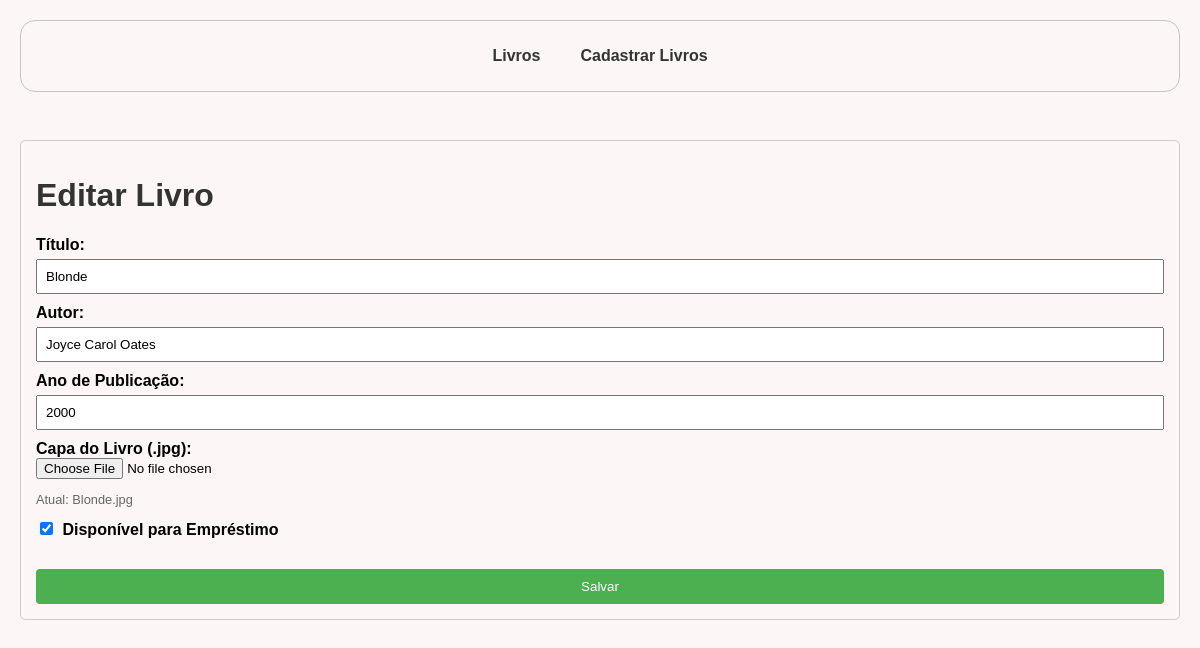
The app's page /edit/4 with its own data.
### tables this page shows
CREATE TABLE livros (
    id INTEGER PRIMARY KEY AUTOINCREMENT,
    titulo TEXT NOT NULL,
    autor TEXT NOT NULL,
    ano_publicacao INTEGER,
    disponivel BOOLEAN,
    capa TEXT
);

### app_flask.py (the view, shortened to what this page needs)
@app.route('/edit/<int:id>', methods=['GET', 'POST'])
def edit_book(id):
    conn = get_db_connection()
    livro = conn.execute('SELECT * FROM livros WHERE id = ?', (id,)).fetchone()
    conn.close()
    return render_template('edit_book.html', livro=livro)

### app_flask.py (called while the page is built)
def get_db_connection():
    conn = sqlite3.connect(DATABASE_NAME)
    conn.row_factory = sqlite3.Row
    return conn

### templates/edit_book.html (shortened to what this page needs)
<!DOCTYPE html>
<html lang="pt-BR">
<head>
    <link rel="stylesheet" href="{{ url_for('static', filename='style.css') }}">
</head>
<body>
    <div class="navbar">
        <a href="{{ url_for('list_books') }}" class="nav-link">Livros</a>
        <a href="{{ url_for('add_book') }}" class="nav-link">Cadastrar Livros</a>
    </div>
    <div class="form-container">
        <h1>Editar Livro</h1>
        <form method="POST" action="{{ url_for('edit_book', id=livro.id) }}" enctype="multipart/form-data">
            <label for="titulo">Título:</label>
            <input type="text" id="titulo" name="titulo" value="{{ livro.titulo }}" required>
            <label for="autor">Autor:</label>
            <input type="text" id="autor" name="autor" value="{{ livro.autor }}" required>
            <label for="ano_publicacao">Ano de Publicação:</label>
            <input type="number" id="ano_publicacao" name="ano_publicacao" value="{{ livro.ano_publicacao }}" required>
            <label for="capa">Capa do Livro (.jpg):</label>
            <input type="file" id="capa" name="capa" accept=".jpg, .jpeg">
            {% if livro.capa %}
            <p style="font-size: 0.8rem; color: #666;">Atual: {{ livro.capa }}</p>
            {% endif %}
            <label>
                <input type="checkbox" id="disponivel" name="disponivel" {% if livro.disponivel %}checked{% endif %}>
                Disponível para Empréstimo
            </label>
            <div style="display: flex; gap: 10px; margin-top: 15px;">
                <button class="editButton" type="submit" style="flex: 1;">Salvar</button>
            </div>
        </form>
    </div>
</body>
</html>

### static/style.css (style rules this page uses)
body { font-family: Arial, sans-serif; margin: 20px; background-color: #fcf6f6; }
h1, h2 { color: #333; }
.form-container { margin-bottom: 30px; padding: 15px; border: 1px solid #ccc; border-radius: 5px; }
label { display: block; margin-top: 10px; font-weight: bold; }
input[type="text"], input[type="number"] { width: 100%; padding: 8px; margin-top: 5px; box-sizing: border-box; }
input[type="checkbox"] { margin-right: 5px; }
button { background-color: #4CAF50; color: white; padding: 10px 15px; border: none; cursor: pointer; margin-top: 15px; border-radius: 4px; }
.navbar { display: flex; justify-content: center; align-items: center; padding: 1rem; margin-bottom: 3rem; border: 1px solid rgb(197, 197, 197); border-radius: 15px; }
.nav-link { text-decoration: none; color: #333; font-weight: bold; padding: 10px 20px; border-radius: 15px; transition: background-color 0.3s ease; }

### records on screen
livros: titulo "Blonde", autor "Joyce Carol Oates", ano_publicacao "2000", capa "Blonde.jpg", disponivel "☑"
